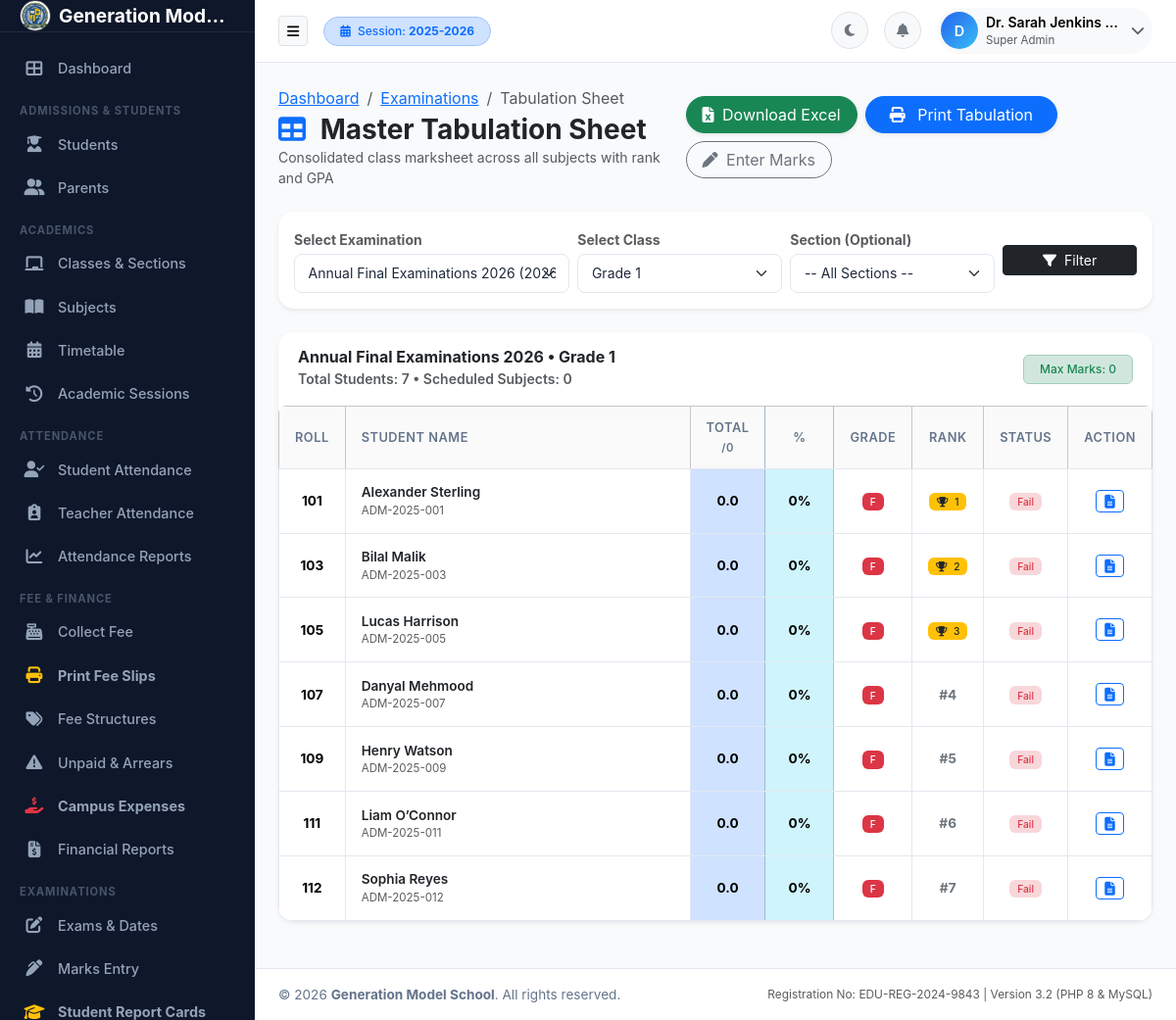
The app's page /examinations/tabulation.php (signed in) with its own data.
### tables this page shows
CREATE TABLE academic_sessions (
    id INT AUTO_INCREMENT PRIMARY KEY,
    session_name VARCHAR(50) NOT NULL UNIQUE,
    start_date DATE NOT NULL,
    end_date DATE NOT NULL,
    is_current TINYINT(1) DEFAULT 0,
    status ENUM('active', 'inactive', 'archived') DEFAULT 'active',
    created_at TIMESTAMP DEFAULT CURRENT_TIMESTAMP
);

CREATE TABLE exams (
    id INT AUTO_INCREMENT PRIMARY KEY,
    session_id INT NOT NULL,
    exam_type_id INT NOT NULL,
    title VARCHAR(150) NOT NULL,
    start_date DATE NOT NULL,
    end_date DATE NOT NULL,
    status ENUM('Upcoming', 'Active', 'Completed', 'Results Published') DEFAULT 'Upcoming',
    created_at TIMESTAMP DEFAULT CURRENT_TIMESTAMP,
    FOREIGN KEY (session_id) REFERENCES academic_sessions(id),
    FOREIGN KEY (exam_type_id) REFERENCES exam_types(id)
);

CREATE TABLE classes (
    id INT AUTO_INCREMENT PRIMARY KEY,
    class_name VARCHAR(100) NOT NULL,
    numeric_level INT NOT NULL,
    created_at TIMESTAMP DEFAULT CURRENT_TIMESTAMP,
    INDEX idx_class_level (numeric_level)
);

CREATE TABLE students (
    id INT AUTO_INCREMENT PRIMARY KEY,
    user_id INT NULL,
    parent_id INT NULL,
    admission_no VARCHAR(50) NOT NULL UNIQUE,
    roll_no VARCHAR(50) NULL,
    first_name VARCHAR(100) NOT NULL,
    last_name VARCHAR(100) NOT NULL,
    gender ENUM('Male', 'Female', 'Other') NOT NULL,
    dob DATE NOT NULL,
    cnic_bform VARCHAR(50) NULL,
    phone VARCHAR(50) NULL,
    email VARCHAR(150) NULL,
    address TEXT NULL,
    city VARCHAR(100) NULL,
    province VARCHAR(100) NULL,
    admission_date DATE NOT NULL,
    session_id INT NOT NULL,
    class_id INT NOT NULL,
    section_id INT NOT NULL,
    previous_school VARCHAR(255) NULL,
    blood_group VARCHAR(10) NULL,
    photo VARCHAR(255) DEFAULT 'default-student.png',
    status ENUM('active', 'inactive', 'promoted', 'graduated', 'transferred') DEFAULT 'active',
    created_at TIMESTAMP DEFAULT CURRENT_TIMESTAMP,
    updated_at TIMESTAMP DEFAULT CURRENT_TIMESTAMP ON UPDATE CURRENT_TIMESTAMP,
    FOREIGN KEY (user_id) REFERENCES users(id) ON DELETE SET NULL,
    FOREIGN KEY (parent_id) REFERENCES parents(id) ON DELETE SET NULL,
    FOREIGN KEY (session_id) REFERENCES academic_sessions(id),
    FOREIGN KEY (class_id) REFERENCES classes(id),
    FOREIGN KEY (section_id) REFERENCES sections(id),
    INDEX idx_student_class_sec (class_id, section_id),
    INDEX idx_student_status (status)
);

### includes/functions.php (called while the page is built, shortened)
<?php
require_once __DIR__ . '/../config/config.php';
function getActiveSession() {
    global $pdo;
    $stmt = $pdo->query("SELECT * FROM academic_sessions WHERE is_current = 1 LIMIT 1");
    $activeSession = $stmt->fetch();
    return $activeSession;
}

### config/config.php (called while the page is built, shortened)
<?php
function e($string) {
    return htmlspecialchars((string)($string ?? ''), ENT_QUOTES, 'UTF-8');
}

### includes/auth.php (called while the page is built, shortened)
<?php
require_once __DIR__ . '/../config/config.php';
function isLoggedIn() {
    return isset($_SESSION['user_id']) && !empty($_SESSION['user_id']);
}
function getCurrentUser() {
    if (isset($_SESSION['user_data'])) {
        return $_SESSION['user_data'];
    }
    return null;
}

### examinations/tabulation.php (the view, shortened to what this page needs)
<?php
require_once __DIR__ . '/../config/config.php';
require_once __DIR__ . '/../includes/auth.php';
require_once __DIR__ . '/../includes/permissions.php';
require_once __DIR__ . '/../includes/functions.php';
$examId = isset($_GET['exam_id']) ? (int)$_GET['exam_id'] : null;
$classId = isset($_GET['class_id']) ? (int)$_GET['class_id'] : null;
$sectionId = isset($_GET['section_id']) ? (int)$_GET['section_id'] : null;
$exams = $pdo->query("SELECT * FROM exams ORDER BY id DESC")->fetchAll();
$classes = $pdo->query("SELECT * FROM classes ORDER BY numeric_level ASC")->fetchAll();
if (!$examId && !empty($exams)) {
    $examId = $exams[0]['id'];
}
if (!$classId && !empty($classes)) {
    $classId = $classes[0]['id'];
}
$selectedExam = null;
if ($examId) {
    $stmt = $pdo->prepare("SELECT e.*, t.name as type_name FROM exams e LEFT JOIN exam_types t ON e.exam_type_id = t.id WHERE e.id = ?");
    $stmt->execute([$examId]);
    $selectedExam = $stmt->fetch();
}
$selectedClass = null;
if ($classId) {
    $stmt = $pdo->prepare("SELECT * FROM classes WHERE id = ?");
    $stmt->execute([$classId]);
    $selectedClass = $stmt->fetch();
}
$subjects = [];
if ($examId && $classId) {
    $stmt = $pdo->prepare("
        SELECT es.id as exam_subject_id, es.max_marks, es.pass_marks, s.id as subject_id, s.subject_name
        FROM exam_subjects es
        JOIN subjects s ON es.subject_id = s.id
        WHERE es.exam_id = ? AND es.class_id = ?
        ORDER BY s.subject_name ASC
    ");
    $stmt->execute([$examId, $classId]);
    $subjects = $stmt->fetchAll();
}
$students = [];
if ($classId) {
    $query = "SELECT s.*, sec.section_name FROM students s LEFT JOIN sections sec ON s.section_id = sec.id WHERE s.class_id = ? AND s.status = 'active'";
    $params = [$classId];
    $query .= " ORDER BY s.roll_no ASC, s.first_name ASC";
    $stmt = $pdo->prepare($query);
    $stmt->execute($params);
    $students = $stmt->fetchAll();
}
$gradingRules = $pdo->query("SELECT * FROM grades ORDER BY min_percentage DESC")->fetchAll();
function calculateGradeFromRules($percentage, $rules) {
    foreach ($rules as $r) {
        if ($percentage >= $r['min_percentage'] && $percentage <= $r['max_percentage']) {
            return $r['grade_name'];
        }
    }
    return $percentage >= 50 ? 'C' : 'F';
}
$studentStats = [];
$totalMaxMarks = 0;
foreach ($students as $stu) {
    $obtainedTotal = 0;
    $hasFailed = false;
    $pct = $totalMaxMarks > 0 ? round(($obtainedTotal / $totalMaxMarks) * 100, 2) : 0;
    $grade = calculateGradeFromRules($pct, $gradingRules);
    $studentStats[$stu['id']] = [
        'total' => $obtainedTotal,
        'percentage' => $pct,
        'grade' => $grade,
        'hasFailed' => $hasFailed,
        'rank' => 1
    ];
}
$sortedTotals = [];
foreach ($studentStats as $sId => $st) {
    $sortedTotals[$sId] = $st['total'];
}
arsort($sortedTotals);
$currentRank = 1;
foreach ($sortedTotals as $sId => $tot) {
    $studentStats[$sId]['rank'] = $currentRank++;
}
require_once __DIR__ . '/../includes/header.php';
?>
<div class="d-flex flex-column flex-md-row justify-content-between align-items-md-center mb-4 gap-3 no-print">
    <div>
        <nav aria-label="breadcrumb">
            <ol class="breadcrumb mb-1">
                <li class="breadcrumb-item"><a href="<?= BASE_PATH ?>/dashboard.php">Dashboard</a></li>
                <li class="breadcrumb-item"><a href="<?= BASE_PATH ?>/examinations/exams.php">Examinations</a></li>
                <li class="breadcrumb-item active">Tabulation Sheet</li>
            </ol>
        </nav>
        <h3 class="fw-bold text-dark mb-0"><i class="fas fa-table text-primary me-2"></i> Master Tabulation Sheet</h3>
        <p class="text-muted small mb-0">Consolidated class marksheet across all subjects with rank and GPA</p>
    </div>
    <div class="d-flex flex-wrap gap-2">
        <a href="?exam_id=<?= $examId ?>&class_id=<?= $classId ?>&section_id=<?= $sectionId ?>&export=excel" class="btn btn-success rounded-pill px-3 shadow-sm">
            <i class="fas fa-file-excel me-1"></i> Download Excel
        </a>
        <button type="button" onclick="window.print()" class="btn btn-primary rounded-pill px-4 shadow-sm">
            <i class="fas fa-print me-2"></i> Print Tabulation
        </button>
        <a href="<?= BASE_PATH ?>/examinations/marks.php" class="btn btn-outline-secondary rounded-pill px-3">
            <i class="fas fa-pen me-1"></i> Enter Marks
        </a>
    </div>
</div>
<div class="card border-0 shadow-sm rounded-4 mb-4 no-print">
    <div class="card-body p-3">
        <form method="GET" class="row g-2 align-items-center">
            <div class="col-md-4">
                <label class="small text-muted mb-1 fw-bold">Select Examination</label>
                <select name="exam_id" class="form-select form-select-sm" onchange="this.form.submit()">
                    <?php foreach ($exams as $ex): ?>
                        <option value="<?= $ex['id'] ?>" <?= $examId == $ex['id'] ? 'selected' : '' ?>>
                            <?= e($ex['title']) ?> (<?= e($ex['start_date']) ?>)
                        </option>
                    <?php endforeach; ?>
                </select>
            </div>
            <div class="col-md-3">
                <label class="small text-muted mb-1 fw-bold">Select Class</label>
                <select name="class_id" class="form-select form-select-sm" onchange="this.form.submit()">
                    <?php foreach ($classes as $c): ?>
                        <option value="<?= $c['id'] ?>" <?= $classId == $c['id'] ? 'selected' : '' ?>>
                            <?= e($c['class_name']) ?>
                        </option>
                    <?php endforeach; ?>
                </select>
            </div>
            <div class="col-md-3">
                <label class="small text-muted mb-1 fw-bold">Section (Optional)</label>
                <select name="section_id" class="form-select form-select-sm" onchange="this.form.submit()">
                    <option value="">-- All Sections --</option>
                </select>
            </div>
            <div class="col-md-2 d-flex align-items-end">
                <button type="submit" class="btn btn-dark btn-sm w-100"><i class="fas fa-filter me-1"></i> Filter</button>
            </div>
        </form>
    </div>
</div>
<div class="card border-0 shadow-sm rounded-4 overflow-hidden mb-4">
    <div class="card-header bg-white py-3 border-0 d-flex justify-content-between align-items-center">
        <div>
            <h6 class="fw-bold text-dark mb-0">
                <?= e($selectedExam['title'] ?? 'Examination') ?> &bull; <?= e($selectedClass['class_name'] ?? 'Class') ?>
            </h6>
            <span class="text-muted small">Total Students: <?= count($students) ?> &bull; Scheduled Subjects: <?= count($subjects) ?></span>
        </div>
        <div class="no-print">
            <span class="badge bg-success-subtle text-success border border-success-subtle px-3 py-2">
                Max Marks: <?= $totalMaxMarks ?>
            </span>
        </div>
    </div>
    <div class="table-responsive">
        <table class="table table-bordered table-hover align-middle mb-0 text-center" style="font-size: 0.85rem;">
            <thead class="table-light">
                <tr>
                    <th rowspan="2" class="align-middle" style="width: 50px;">Roll</th>
                    <th rowspan="2" class="align-middle text-start" style="min-width: 170px;">Student Name</th>
                    <th rowspan="2" class="align-middle table-primary" style="width: 75px;">Total<br><small>/<?= $totalMaxMarks ?></small></th>
                    <th rowspan="2" class="align-middle table-info" style="width: 70px;">%</th>
                    <th rowspan="2" class="align-middle" style="width: 65px;">Grade</th>
                    <th rowspan="2" class="align-middle" style="width: 65px;">Rank</th>
                    <th rowspan="2" class="align-middle" style="width: 75px;">Status</th>
                    <th rowspan="2" class="align-middle no-print" style="width: 80px;">Action</th>
                </tr>
            </thead>
            <tbody>
                <?php if (empty($students)): ?>
                    <tr>
                        <td colspan="<?= count($subjects) + 8 ?>" class="text-muted py-4">No students found for this class and exam.</td>
                    </tr>
                <?php else: ?>
                    <?php foreach ($students as $stu):
                        $stats = $studentStats[$stu['id']] ?? ['total' => 0, 'percentage' => 0, 'grade' => '-', 'hasFailed' => false, 'rank' => '-'];
                    ?>
                    <tr>
                        <td class="fw-bold"><?= e($stu['roll_no'] ?: '-') ?></td>
                        <td class="text-start">
                            <span class="fw-semibold text-dark"><?= e($stu['first_name'] . ' ' . $stu['last_name']) ?></span>
                            <div class="text-muted" style="font-size: 0.72rem;"><?= e($stu['admission_no']) ?></div>
                        </td>
                        <td class="fw-bold table-primary"><?= number_format($stats['total'], 1) ?></td>
                        <td class="fw-bold table-info"><?= $stats['percentage'] ?>%</td>
                        <td>
                            <span class="badge <?= $stats['grade'] === 'F' ? 'bg-danger' : ($stats['grade'] === 'A+' || $stats['grade'] === 'A' ? 'bg-success' : 'bg-primary') ?>">
                                <?= e($stats['grade']) ?>
                            </span>
                        </td>
                        <td class="fw-bold text-secondary">
                            <?php if ($stats['rank'] <= 3): ?>
                                <span class="badge bg-warning text-dark"><i class="fas fa-trophy me-1"></i> <?= $stats['rank'] ?></span>
                            <?php else: ?>
                                #<?= $stats['rank'] ?>
                            <?php endif; ?>
                        </td>
                        <td>
                            <?php if ($stats['hasFailed'] || $stats['grade'] === 'F'): ?>
                                <span class="badge bg-danger-subtle text-danger px-2">Fail</span>
                            <?php else: ?>
                                <span class="badge bg-success-subtle text-success px-2">Pass</span>
                            <?php endif; ?>
                        </td>
                        <td class="no-print">
                            <a href="<?= BASE_PATH ?>/examinations/results.php?student_id=<?= $stu['id'] ?>&exam_id=<?= $examId ?>" class="btn btn-outline-primary btn-sm py-0 px-2" title="View Result Card">
                                <i class="fas fa-file-alt"></i>
                            </a>
                        </td>
                    </tr>
                    <?php endforeach; ?>
                <?php endif; ?>
            </tbody>
        </table>
    </div>
</div>
<?php require_once __DIR__ . '/../includes/footer.php'; ?>

### includes/navbar.php (shortened to what this page needs)
<header class="app-navbar">
    <div class="d-flex align-items-center">
        <button type="button" class="btn btn-light border btn-sm me-3" id="sidebarToggle" aria-label="Toggle Sidebar">
            <i class="fas fa-bars"></i>
        </button>
        <div class="d-none d-md-block">
            <span class="badge bg-primary-subtle text-primary border border-primary-subtle px-3 py-2 rounded-pill">
                <i class="fas fa-calendar-alt me-1"></i> Session: <strong><?= e($activeSession['session_name'] ?? '2025-2026') ?></strong>
            </span>
        </div>
    </div>
    <div class="nav-actions">
        <button class="btn btn-light border btn-sm rounded-circle d-flex align-items-center justify-content-center" id="themeToggleBtn" style="width: 38px; height: 38px;" title="Toggle Dark/Light Mode">
            <i class="fas fa-moon text-secondary"></i>
        </button>
        <div class="dropdown">
            <button class="btn btn-light border btn-sm rounded-circle position-relative d-flex align-items-center justify-content-center" style="width: 38px; height: 38px;" id="notificationsDropdown" data-bs-toggle="dropdown" aria-expanded="false">
                <i class="fas fa-bell text-secondary"></i>
            </button>
        </div>
        <div class="dropdown">
            <button class="btn btn-light border-0 p-1 d-flex align-items-center rounded-pill" id="userMenuDropdown" data-bs-toggle="dropdown" aria-expanded="false">
                <div class="avatar-initials me-2">
                    <?= strtoupper(substr($currentUser['full_name'] ?? 'U', 0, 1)) ?>
                </div>
                <div class="text-start d-none d-lg-block me-2">
                    <div class="fw-semibold small text-truncate" style="max-width: 140px;"><?= e($currentUser['full_name'] ?? 'User') ?></div>
                    <div class="text-muted" style="font-size: 0.72rem;"><?= e($currentUser['role_display'] ?? 'Staff') ?></div>
                </div>
                <i class="fas fa-chevron-down text-muted small me-1"></i>
            </button>
        </div>
    </div>
</header>

### records on screen
academic_sessions: session_name "2025-2026"
exams: title "Annual Final Examinations 2026"
classes: class_name "Grade 1"
students: roll_no "101", first_name+last_name "Alexander Sterling", admission_no "ADM-2025-001", id "0.0", id "0", id "F", id "1", shows "Fail"
students: roll_no "103", first_name+last_name "Bilal Malik", admission_no "ADM-2025-003", id "0.0", id "0", id "F", id "2", shows "Fail"
students: roll_no "105", first_name+last_name "Lucas Harrison", admission_no "ADM-2025-005", id "0.0", id "0", id "F", id "3", shows "Fail"
students: roll_no "107", first_name+last_name "Danyal Mehmood", admission_no "ADM-2025-007", id "0.0", id "0", id "F", id "4", shows "Fail"
students: roll_no "109", first_name+last_name "Henry Watson", admission_no "ADM-2025-009", id "0.0", id "0", id "F", id "5", shows "Fail"
students: roll_no "111", first_name+last_name "Liam O’Connor", admission_no "ADM-2025-011", id "0.0", id "0", id "F", id "6", shows "Fail"
students: roll_no "112", first_name+last_name "Sophia Reyes", admission_no "ADM-2025-012", id "0.0", id "0", id "F", id "7", shows "Fail"

### other values on screen
getSetting('school_name', 'Generation Model School') "Generation Mod…"
substr($currentUser['full_name'] ?? 'U', 0, 1) "D"
$currentUser['full_name'] "Dr. Sarah Jenkins…"
$currentUser['role_display'] "Super Admin"
count($students) "7"
count($subjects) "0"
$totalMaxMarks "0"
getSetting('school_name', 'EduManage School Management System') "Generation Model School"
getSetting('registration_no', 'EDU-REG-2024-9843') "EDU-REG-2024-9843"
form field exam_id "Annual Final Examinations 2026 (2026-05-10)"
form field class_id "Grade 1"
